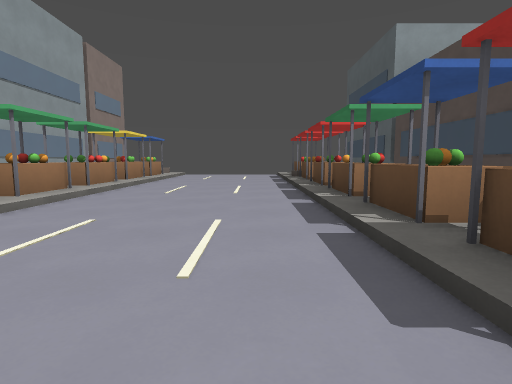
view 1 (above)

14 first-person views from a walk through a 3-D level made in the Godot game engine. The camera is 1.2 m above the floor, tilts 6° down and sees 80° across. The floor is counted in squares, 2 m on a side. Each view is taken from the middle of a square. On the plan, view 1 faces up. The plan holds only what a view shows up to about 9 squares ahead; the rest is blank. The place goes on beyond the plan.

view 2
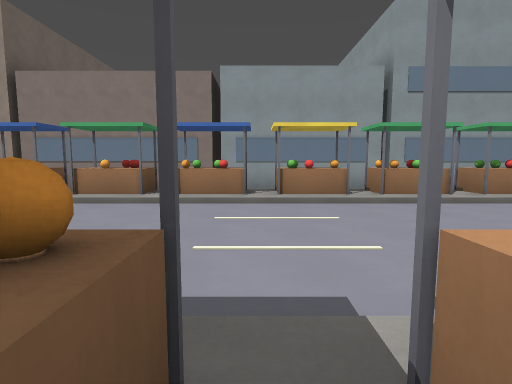

view 3
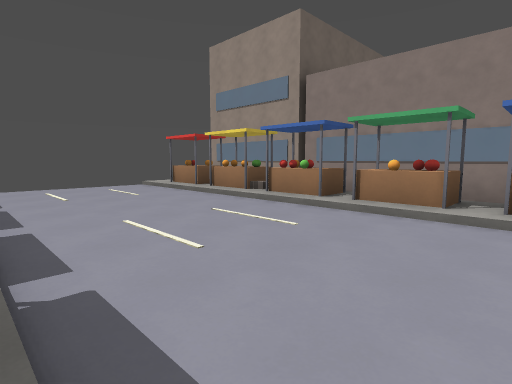

view 4
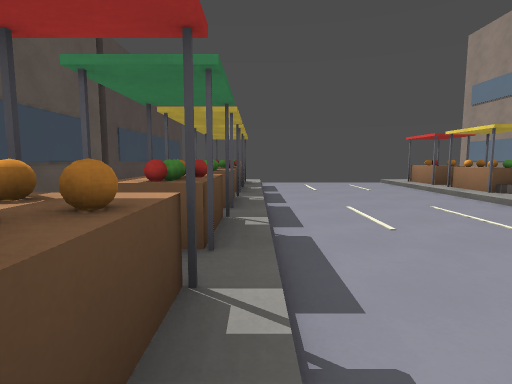

view 5
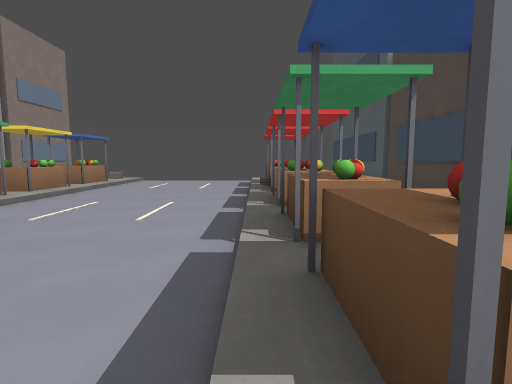

view 6
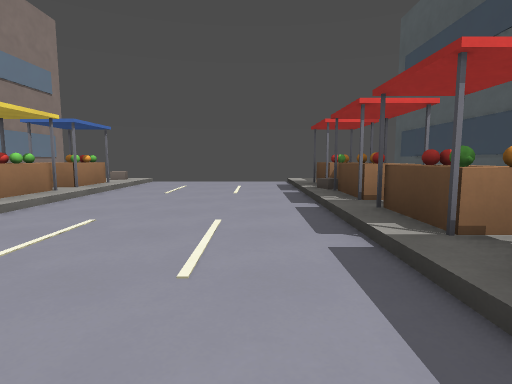

view 7
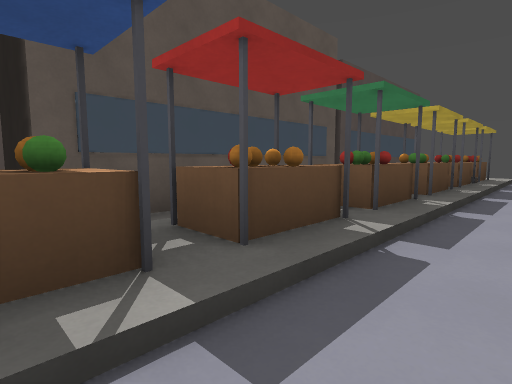

view 8
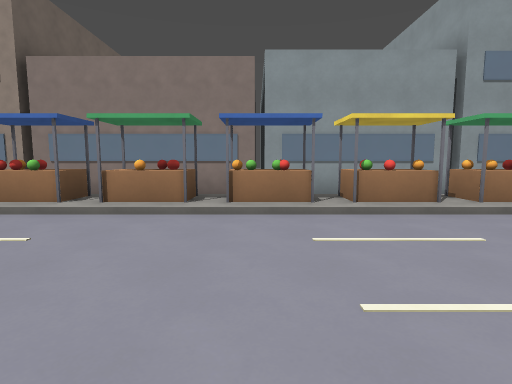

view 9
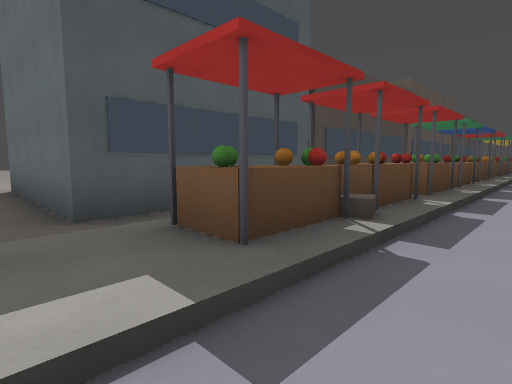

view 10
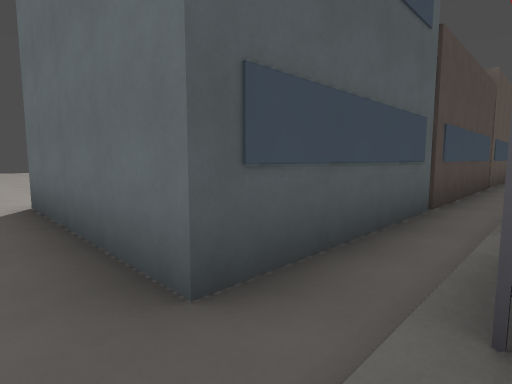

view 11
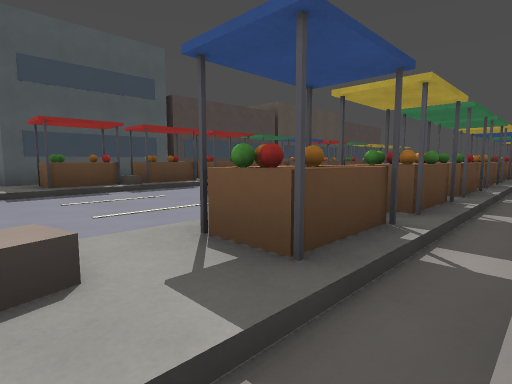

view 12
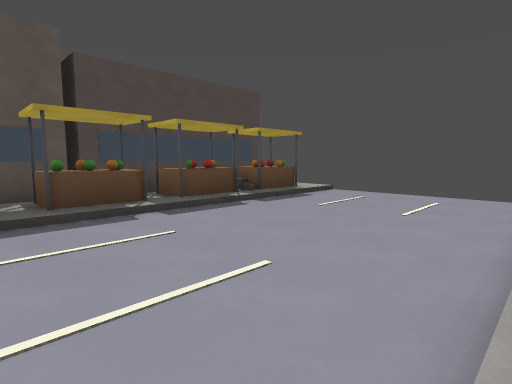

view 13
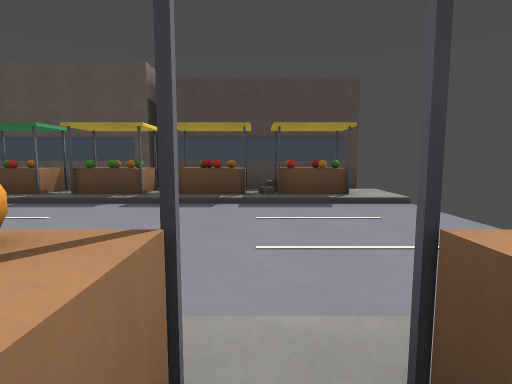

view 14
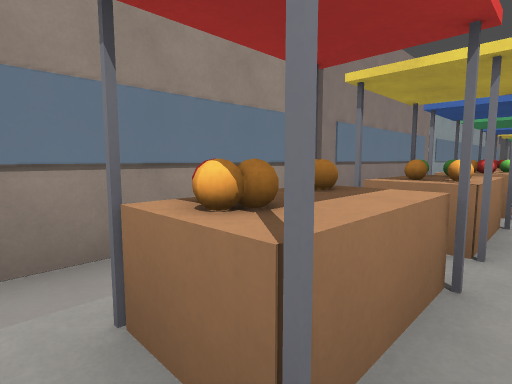

### Floor plan
Key: @ floor where view 1 was taken; # wall or solid block; . main floor; : floor 0.25 m higher than the main floor; / step, stairs or slope; = window, fence, low wall or low ledge; B building; O other object.
Columns run from 8 left of view 1 to 10 right of it. Each row starts with its distance up from view 1.
 12   B.:/.../:.....
 11   B.:/.../:.BBBB...
 10   B.=/.../#.B
  9   B.#/.../#.B
  8   B.#/.../#.B
  7   B.#/.../#.BB
  6   B #/.../#.O
  5 BBB =/.../#.O
  4   O :/.../:.O
  3   O =/.../=.O
  2   O :/.../:.OO
  1 OOO =/.../=.O
  0   O #/..@/# O
 -1   O #/.../# O
 -2   O #/.../# O
 -3   O #/.../# O
 -4 BBB =/.../= O
 -5   B :/...// O
 -6   B.=/.../= O
 -7   B.:/.../: O

Positions as (right, up) in squares from view 1, and headings:
1: (0, 0), facing up
2: (2, 2), facing left
3: (1, 1), facing down-left
4: (1, 2), facing down
5: (1, 2), facing up
6: (0, 4), facing up
7: (0, 3), facing down-right
8: (1, 1), facing left
9: (0, 12), facing down-right
10: (2, 12), facing down-right
11: (-5, 12), facing down-right
12: (-3, -1), facing down-right
13: (-4, -5), facing right
14: (-3, -7), facing up-left
